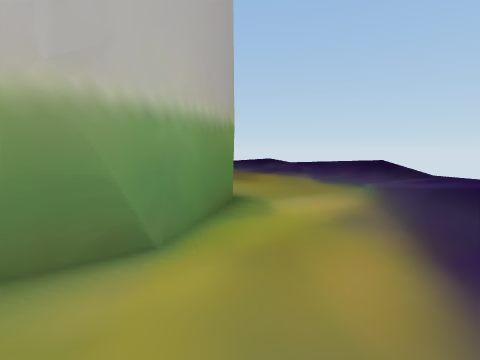
view 1 (above)

14 first-person views from a walk through a scene from a Unity 3-D project. The camera is 1.5 m above the floor, tilts 6° down and sees 80° across. The floor is counted in squares, 1 m on a side. Each view is taken from the middle of a square. On the plan, view 1 faces up. The plan holds only what a view shows up to about 14 squares ahead; the rest is blank. The place goes on beyond the plan. The player character is not drawn. Some animated figures are not drawn.

view 2
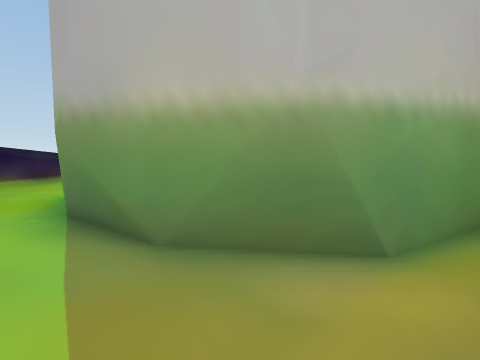

view 3
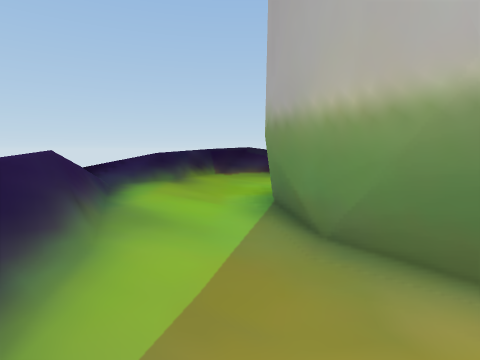

view 4
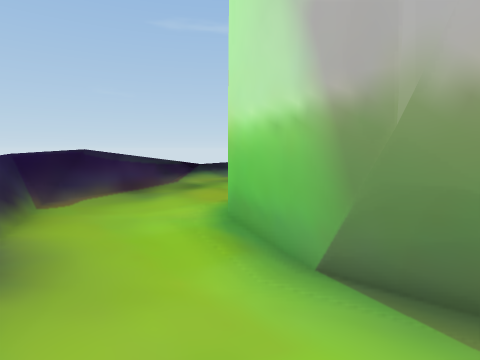

view 5
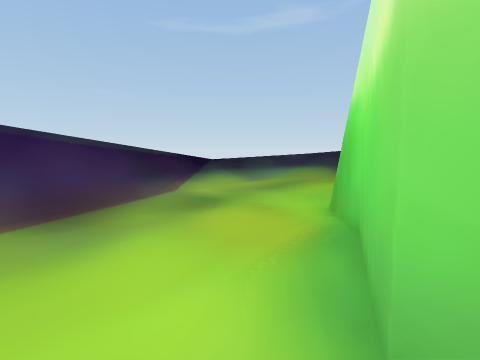

view 6
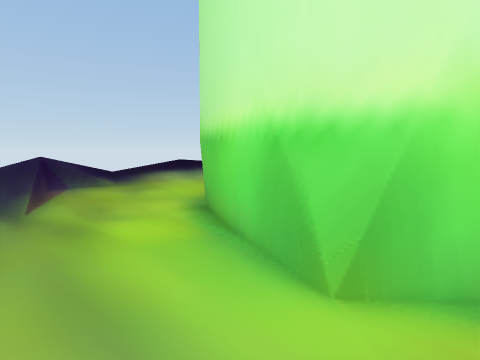

view 7
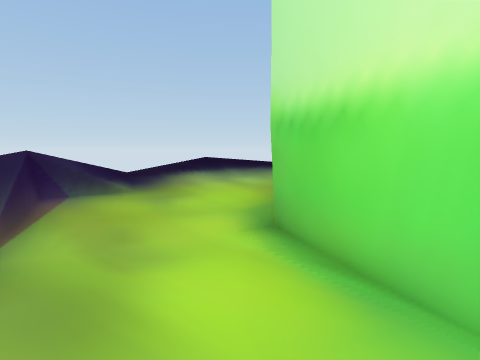

view 8
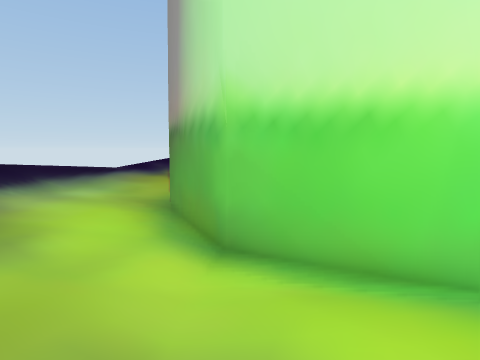

view 9
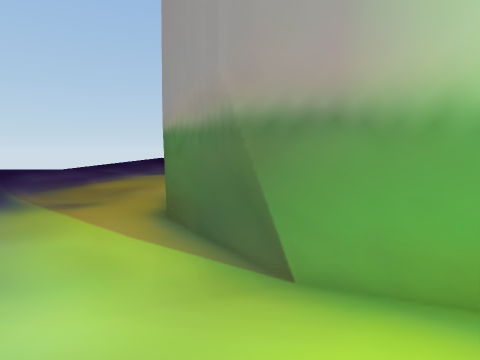

view 10
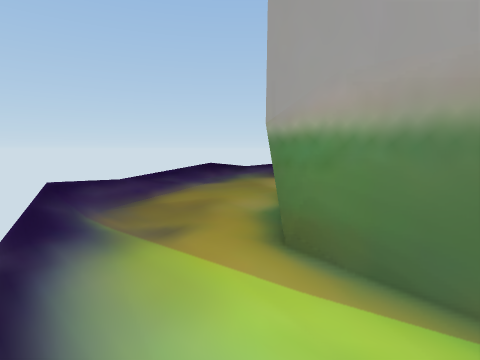

view 11
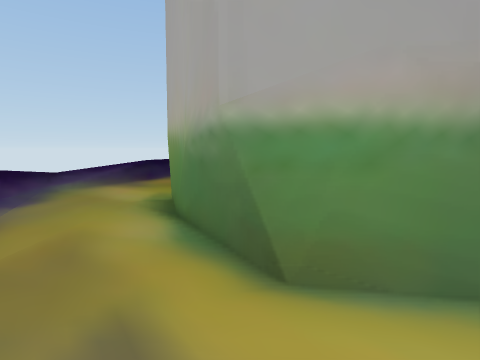

view 12
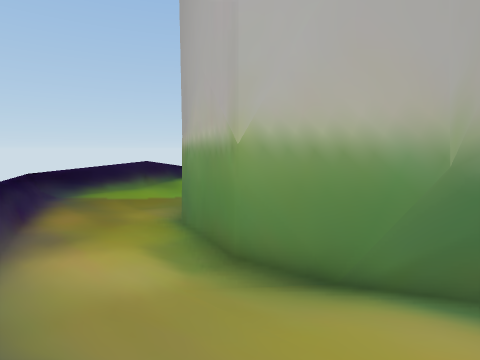

view 13
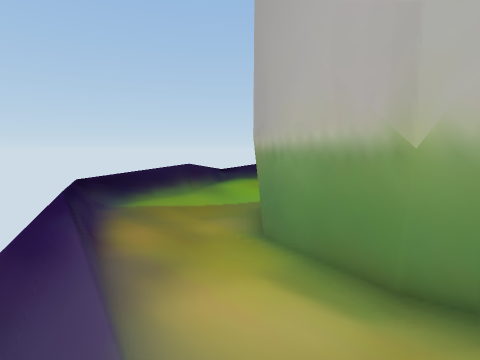

view 14
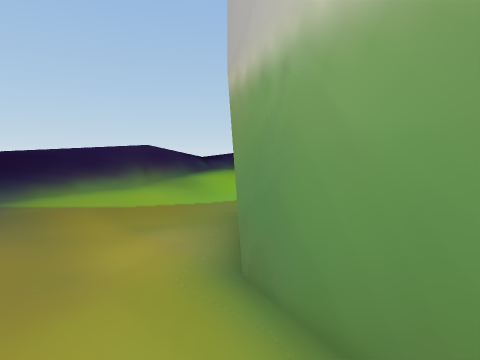

### Floor plan
Key: @ floor where view 1 was taken; # wall or solid block; . main floor; : floor 0.25 m higher than the main floor; - floor 0.25 m lower than the main floor; + floor 0.5 m higher than the main floor; * floor 0.75 m higher than the main floor; / step, stairs or slope; = window, fence, low wall or low ledge; ^ raised ledge; v drop or lower ground.
Columns run from 21 left of view 1 to 5 right of it. Each row starts with its distance up from view 1.
 23           vv//v
 22        vv////////vv
 21      v//////:://////vv
 20    #=*/::::/...////////v
 19    =::::.../....////////v
 18   #=::.....-----///..::/v
 17   =::...--######---..:://
 16   =:..--###    ####-..://v
 15  v/..--##         #-..://v
 14 v/:..--#          ##..:///
 13 v/:..-##           #-..///v
 12 v/:..-#            ##..///v
 11 v/:..-#             #..////
 10 /:...##             #...///
  9 /:..-#              #..:://
  8 v/:..##             #..:://
  7 =/:..-##           ##..::=v
  6 v=:..--#           #-..:/=v
  5  =/..--##         ##-..:=v
  4  #=:.---##       ##--..:=v
  3  ##:/----#### ####--...:=
  2   #=..------###-----..:=#
  1   ##:./.-----------...:=#
  0    ^#::///....////.//@=#
 -1     ###/////////::====##
 -2         ==//+/+/==###
 -3          #==//==##
 -4            vvv

Where each view was taken, in squares from view 1:
view 1: 0 up, 0 right, facing up
view 2: 0 up, 0 right, facing up-left
view 3: 1 up, 1 right, facing left
view 4: 2 down, 7 left, facing up-left
view 5: 2 up, 13 left, facing up-left
view 6: 7 up, 20 left, facing up-right
view 7: 11 up, 19 left, facing up-right
view 8: 15 up, 19 left, facing right
view 9: 21 up, 12 left, facing down-right
view 10: 22 up, 8 left, facing down-right
view 11: 21 up, 3 left, facing down
view 12: 14 up, 4 right, facing down-left
view 13: 11 up, 5 right, facing down-left
view 14: 8 up, 1 right, facing down-left
